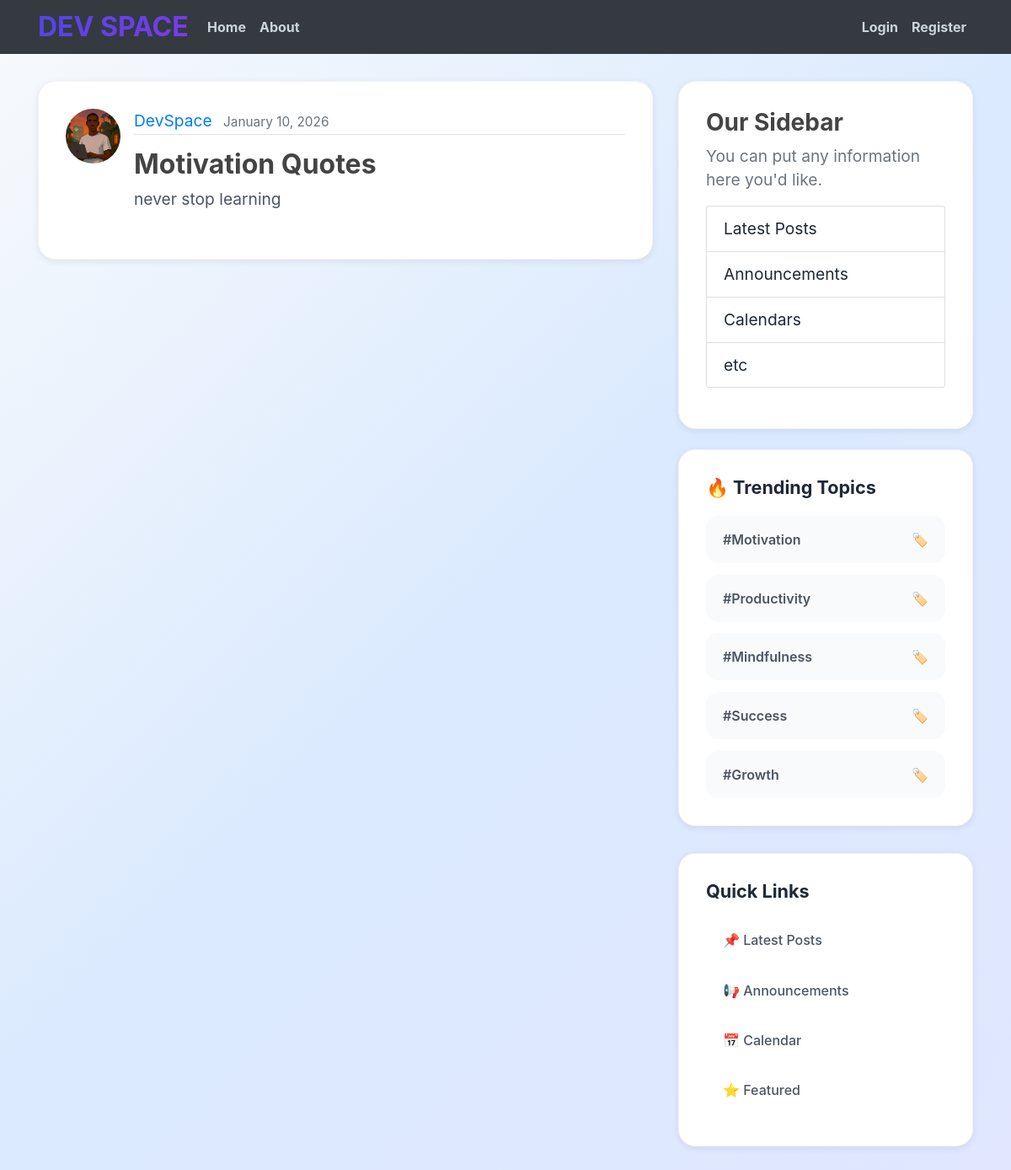
Screenshot of /post/95/ with the database file from the repository.
### blog/models.py (models this page shows, shortened)
class post(models.Model):
    title = models.CharField(max_length=100)
    content = models.TextField()
    date_posted = models.DateTimeField(default=timezone.now)
    author = models.ForeignKey(User, on_delete=models.CASCADE)

### users/models.py (models this page shows, shortened)
class profile(models.Model):
    user = models.OneToOneField(User, on_delete=models.CASCADE)
    image = models.ImageField(default='default.jpg', upload_to='profile_pics')

### blog/views.py (the view)
# urls.py: path('post/<int:pk>/', PostDetailView.as_view(), name='post-detail'),
class PostDetailView(DetailView):
    model = post

### blog/templates/blog/post_detail.html (shortened to what this page needs)
{% extends "blog/base.html" %}
{% block content %}
   <article class="media content-section">
    <img class="rounded-circle article-img" src="{{ object.author.profile.image.url }}">
      <div class="media-body">
       <div class="article-metadata">
      <a class="mr-2" href="{% url 'user-posts' object.author.username %}">{{ object.author }}</a>
      <small class="text-muted">{{ object.date_posted|date:"F d, Y" }}</small>
    </div>
      <h2 class="article-title">{{ object.title }} </h2>
      <p class="article-content">{{ object.content }}</p>
    </div>
   </article>
{% endblock content %}

### blog/static/blog/main.css (style rules this page uses)
* { margin: 0; padding: 0; box-sizing: border-box; }
body { margin-top: 6rem; font-family: -apple-system, BlinkMacSystemFont, 'Segoe UI', Roboto, Oxygen, Ubuntu, Cantarell, sans-serif; background: linear-gradient(135deg, #f8fafc 0%, #dbeafe 50%, #e0e7ff 100%); min-height: 100vh; color: #1f2937; }
h1, h2, h3, h4, h5, h6 { color: #444444; font-weight: bold; }
.content-section { background: white; border-radius: 1.3rem; padding: 2rem; margin-bottom: 1.5rem; box-shadow: 0 2px 8px rgba(0, 0, 0, 0.08); border: 1px solid #f3f4f6; transition: all 0.4s; font-size: 1.2rem; }
.article-title { color: #444444; font-weight: bold; }
.article-content { white-space: pre-line; color: #4b5563; margin-bottom: 1.5rem; }
.article-img { height: 65px; width: 65px; margin-right: 16px; }
.article-metadata { padding-bottom: 1px; margin-bottom: 1rem; border-bottom: 1px solid #e3e3e3 }

### rows the page displays
post: author.profile.image (placeholder picture), author "DevSpace", date_posted "January 10, 2026", title "Motivation Quotes", content "never stop learning"
